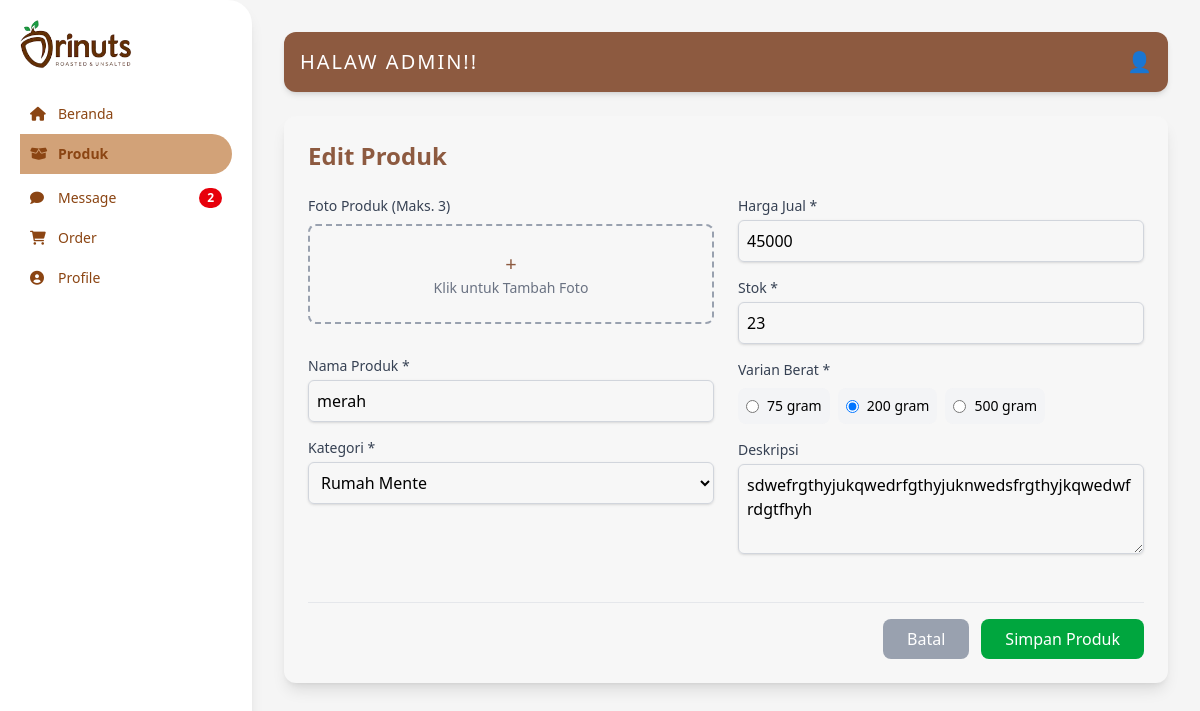
/admin_product.php?edit=16 (signed in), run on the app's committed database.
### tables this page shows
CREATE TABLE `products` (
  `id` int(11) NOT NULL,
  `produk_kode` varchar(255) NOT NULL,
  `nama_produk` varchar(255) NOT NULL,
  `harga` decimal(10,0) NOT NULL,
  `varian` int(11) NOT NULL,
  `kategori` varchar(255) NOT NULL,
  `deskripsi` varchar(255) NOT NULL,
  `stok` varchar(255) NOT NULL,
  `terjual` int(11) NOT NULL DEFAULT 0,
  `avg_rating` decimal(3,2) DEFAULT 0.00,
  `image1` longblob NOT NULL,
  `image2` longblob DEFAULT NULL,
  `image3` longblob DEFAULT NULL
);

### admin_product.php (the view, shortened to what this page needs)
<?php
$pdo = require 'koneksi.php';
$editProduct = null;
if (isset($_GET['edit'])) {
  $sql = "SELECT * FROM products WHERE id = :id";
  $query = $pdo->prepare($sql);
  $query->execute(['id' => $_GET['edit']]);
  $editProduct = $query->fetch(PDO::FETCH_ASSOC);
}
?>
<!DOCTYPE html>
<html lang="id">
<head>
  <link rel="stylesheet" href="src/outputail.css" />
  <link rel="stylesheet" href="https://cdnjs.cloudflare.com/ajax/libs/font-awesome/6.0.0-beta3/css/all.min.css" />
</head>
<body class="bg-[#F5F5F5] flex min-h-screen">
  <aside class="bg-white p-5 text-[#8B4513] overflow-y-auto shadow-lg rounded-r-3xl min-h-screen flex-shrink-0 w-63">
    <div class="logo mb-6">
      <img src="content/logo.png" alt="Logo Orinuts" class="w-28" />
    </div>
    <nav>
      <ul class="space-y-1 text-sm">
        <a href="admin_dashboard.php">
          <li class="nav-item p-2.5 flex items-center gap-3 cursor-pointer hover:bg-[#E0BBA1]/20 rounded-r-3xl transition">
            <i class="fas fa-home w-4"></i> Beranda
          </li>
        </a>
        <li class="nav-item font-bold p-2.5 flex items-center gap-3 cursor-pointer text-[#8B4513] bg-[#D2A278] rounded-r-3xl">
          <i class="fas fa-box-open w-4"></i> Produk
        </li>
        <a href="admin_message.php">
          <li class="nav-item p-2.5 flex items-center gap-3 cursor-pointer hover:bg-[#E0BBA1]/20 rounded-r-3xl transition">
            <i class="fas fa-comment w-4"></i> Message
            <span class="ml-auto bg-red-600 text-white text-xs font-semibold px-2 py-0.5 rounded-full">2</span>
          </li>
        </a>
        <a href="admin_order.php">
          <li class="nav-item p-2.5 flex items-center gap-3 cursor-pointer hover:bg-[#E0BBA1]/20 rounded-r-3xl transition">
            <i class="fas fa-shopping-cart w-4"></i> Order
          </li>
        </a>
        <a href="admin_profile.php">
          <li class="nav-item p-2.5 flex items-center gap-3 cursor-pointer hover:bg-[#E0BBA1]/20 rounded-r-3xl transition">
            <i class="fas fa-user-circle w-4"></i> Profile
          </li>
        </a>
      </ul>
    </nav>
  </aside>
  <main class="flex-1 p-8">
    <header class="flex justify-between items-center mb-6 p-4 bg-[#8D5A40] rounded-xl shadow-md text-white">
      <h1 class="text-xl font-light tracking-widest">HALAW ADMIN!!</h1>
      <div class="flex items-center">
        <span class="text-white text-xl ml-4">👤</span>
      </div>
    </header>
    <?php if (isset($_GET['tambah']) || isset($_GET['edit'])): ?>
      <div class="bg-[#F7F7F7] p-6 rounded-xl shadow-lg max-w-4xl">
        <h2 class="text-2xl font-bold text-[#8D5A40] mb-6">
          <?php echo isset($_GET['edit']) ? 'Edit Produk' : 'Tambah Produk Baru'; ?>
        </h2>
        <form id="formProduk" action="" method="post" enctype="multipart/form-data">
          <div class="grid grid-cols-1 md:grid-cols-2 gap-6">
            <div>
              <div class="mb-4">
                <label class="block text-sm font-medium text-gray-700 mb-2">Foto Produk (Maks. 3)</label>
                <div id="foto-uploader" class="border-2 border-dashed border-gray-400 p-6 text-center rounded-lg cursor-pointer hover:border-[#8D5A40] transition duration-150">
                  <span class="text-[#8D5A40] text-xl">+</span>
                  <p class="text-sm text-gray-500">Klik untuk Tambah Foto</p>
                </div>
              </div>
              <div class="mb-4">
                <label for="nama_produk" class="block text-sm font-medium text-gray-700">Nama Produk *</label>
                <input type="text" id="nama_produk" name="nama_produk" value="<?php echo $editProduct ? htmlspecialchars($editProduct['nama_produk']) : ''; ?>" class="mt-1 block w-full border border-gray-300 rounded-md shadow-sm p-2 focus:border-[#8D5A40] focus-ring-primary-custom" />
              </div>
              <div class="mb-4">
                <label for="kategori" class="block text-sm font-medium text-gray-700">Kategori *</label>
                <select id="kategori" name="kategori" class="mt-1 block w-full border border-gray-300 rounded-md shadow-sm p-2 focus:border-[#8D5A40] focus-ring-primary-custom">
                  <option value="Rumah Mente" <?php echo ($editProduct && $editProduct['kategori'] == 'Rumah Mente') ? 'selected' : ''; ?>>Rumah Mente</option>
                </select>
              </div>
            </div>
            <div>
              <div class="mb-4">
                <label for="harga_jual" class="block text-sm font-medium text-gray-700">Harga Jual *</label>
                <input type="number" id="harga_jual" name="harga_jual" value="<?php echo $editProduct ? $editProduct['harga'] : ''; ?>" class="mt-1 block w-full border border-gray-300 rounded-md shadow-sm p-2 focus:border-[#8D5A40] focus-ring-primary-custom" />
              </div>
              <div class="mb-4">
                <label for="stok" class="block text-sm font-medium text-gray-700">Stok *</label>
                <input type="number" id="stok" name="stok" value="<?php echo $editProduct ? $editProduct['stok'] : ''; ?>" class="mt-1 block w-full border border-gray-300 rounded-md shadow-sm p-2 focus:border-[#8D5A40] focus-ring-primary-custom" />
              </div>
              <div class="mb-4">
                <label class="block text-sm font-medium text-gray-700 mb-2">Varian Berat *</label>
                <div class="flex flex-wrap gap-2">
                  <label class="flex items-center space-x-2 bg-gray-100 p-2 rounded-lg cursor-pointer hover:bg-gray-200 transition">
                    <input type="radio" name="berat" value="75" <?php echo ($editProduct && $editProduct['varian'] == 75) ? 'checked' : ''; ?> class="text-[#8D5A40] focus:ring-[#8D5A40]" />
                    <span class="text-sm">75 gram</span>
                  </label>
                  <label class="flex items-center space-x-2 bg-gray-100 p-2 rounded-lg cursor-pointer hover:bg-gray-200 transition">
                    <input type="radio" name="berat" value="200" <?php echo ($editProduct && $editProduct['varian'] == 200) ? 'checked' : ''; ?> class="text-[#8D5A40] focus:ring-[#8D5A40]" />
                    <span class="text-sm">200 gram</span>
                  </label>
                  <label class="flex items-center space-x-2 bg-gray-100 p-2 rounded-lg cursor-pointer hover:bg-gray-200 transition">
                    <input type="radio" name="berat" value="500" <?php echo ($editProduct && $editProduct['varian'] == 500) ? 'checked' : ''; ?> class="text-[#8D5A40] focus:ring-[#8D5A40]" />
                    <span class="text-sm">500 gram</span>
                  </label>
                </div>
              </div>
              <div class="mb-4">
                <label for="deskripsi" class="block text-sm font-medium text-gray-700">Deskripsi</label>
                <textarea id="deskripsi" name="deskripsi" rows="3" class="mt-1 block w-full border border-gray-300 rounded-md shadow-sm p-2 focus:border-[#8D5A40] focus-ring-primary-custom"><?php echo $editProduct ? htmlspecialchars($editProduct['deskripsi']) : ''; ?></textarea>
              </div>
            </div>
          </div>
          <div class="mt-8 pt-4 border-t border-gray-200 flex justify-end">
            <a href="admin_product.php" class="bg-gray-400 text-white px-6 py-2 rounded-lg hover:bg-gray-500 transition duration-150 mr-3">
              Batal
            </a>
            <button type="submit" name="<?php echo isset($_GET['edit']) ? 'submitEdit' : 'submitProduk'; ?>" id="btnSubmit" class="bg-green-600 text-white px-6 py-2 rounded-lg hover:bg-green-700 transition duration-150 disabled:bg-gray-300 disabled:cursor-not-allowed">
              Simpan Produk
            </button>
          </div>
        </form>
      </div>
    <?php endif; ?>
  </main>
</body>
</html>

### data on the page
products: nama_produk "merah", kategori "Rumah Mente", harga_jual "45000", stok "23", varian "☐ 75 gram", varian "☑ 200 gram", varian "☐ 500 gram", deskripsi "sdwefrgthyjukqwedrfgthyjuknwedsfrgthyjkqwedwfrdgtfhyh"
